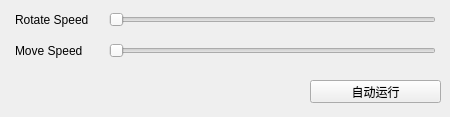
<?xml version="1.0" encoding="UTF-8"?>
<ui version="4.0">
 <class>FormCamera</class>
 <widget class="QWidget" name="FormCamera">
  <property name="geometry">
   <rect>
    <x>0</x>
    <y>0</y>
    <width>450</width>
    <height>117</height>
   </rect>
  </property>
  <property name="sizePolicy">
   <sizepolicy hsizetype="Minimum" vsizetype="Minimum">
    <horstretch>0</horstretch>
    <verstretch>0</verstretch>
   </sizepolicy>
  </property>
  <property name="windowTitle">
   <string>Form</string>
  </property>
  <widget class="QWidget" name="gridLayoutWidget">
   <property name="geometry">
    <rect>
     <x>0</x>
     <y>0</y>
     <width>451</width>
     <height>71</height>
    </rect>
   </property>
   <layout class="QGridLayout" name="gridLayout" columnstretch="0,0">
    <property name="sizeConstraint">
     <enum>QLayout::SetDefaultConstraint</enum>
    </property>
    <property name="leftMargin">
     <number>15</number>
    </property>
    <property name="rightMargin">
     <number>15</number>
    </property>
    <property name="horizontalSpacing">
     <number>20</number>
    </property>
    <property name="verticalSpacing">
     <number>4</number>
    </property>
    <item row="0" column="0">
     <widget class="QLabel" name="label">
      <property name="text">
       <string>Rotate Speed</string>
      </property>
     </widget>
    </item>
    <item row="1" column="0">
     <widget class="QLabel" name="label_2">
      <property name="text">
       <string>Move Speed</string>
      </property>
     </widget>
    </item>
    <item row="0" column="1">
     <widget class="QSlider" name="slideRotSpeed">
      <property name="orientation">
       <enum>Qt::Horizontal</enum>
      </property>
     </widget>
    </item>
    <item row="1" column="1">
     <widget class="QSlider" name="slideMoveSpeed">
      <property name="orientation">
       <enum>Qt::Horizontal</enum>
      </property>
     </widget>
    </item>
   </layout>
  </widget>
  <widget class="QPushButton" name="btnAutoRun">
   <property name="geometry">
    <rect>
     <x>310</x>
     <y>80</y>
     <width>131</width>
     <height>23</height>
    </rect>
   </property>
   <property name="text">
    <string>自动运行</string>
   </property>
   <property name="checkable">
    <bool>true</bool>
   </property>
  </widget>
 </widget>
 <resources/>
 <connections/>
</ui>
